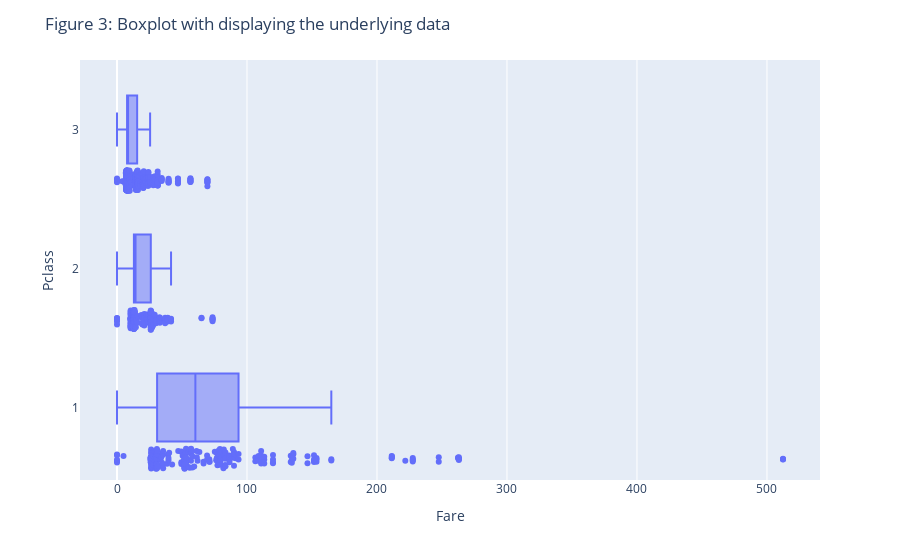
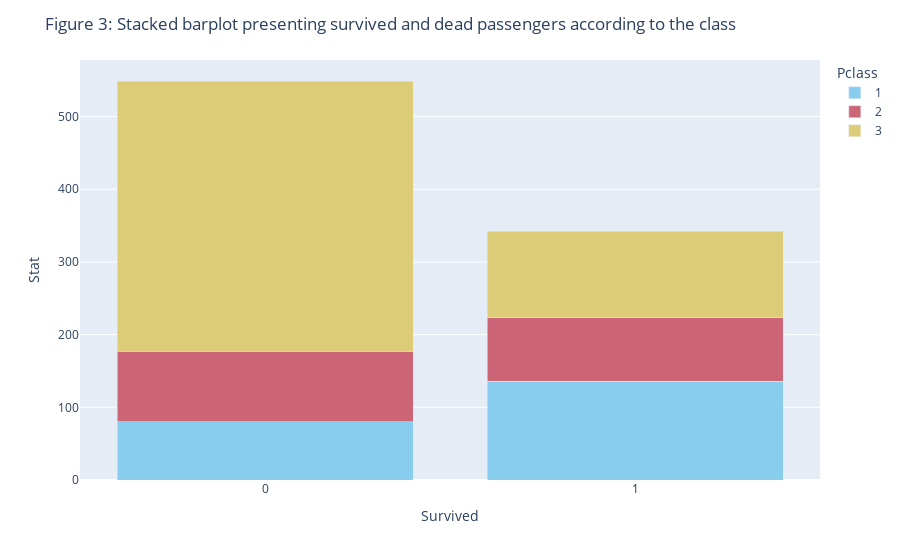

Notebook code for these charts, in order:
### Markdown cell above
### Exercise 3

### Code cell
titanic= pd.read_csv('titanic.csv')

import plotly.express as px
df = titanic
df['Pclass'] = df['Pclass'].astype('category')

df['Survived'] = df['Survived'].astype('category')
fig = px.box(df, x="Fare", y="Pclass", points="all")
fig.update_layout(title = 'Figure 3: Boxplot with displaying the underlying data')
fig.show()



summary = df.groupby(by=["Survived", "Pclass"]).count()
s = pd.DataFrame()
s['Stat']= summary.PassengerId
s['Survived']= (["0","0","0","1","1","1"])

s['Pclass']= ["1","2","3","1","2","3"]

fig = px.bar(s, x="Survived", y="Stat", color="Pclass",
            hover_data=['Stat'], barmode = 'stack', labels=("1", "0"), color_discrete_sequence=px.colors.qualitative.Safe)
fig.update_layout(title = 'Figure 3: Stacked barplot presenting survived and dead passengers according to the class')
fig.show()

### Figure 1 — Plotly figure (JSON) as saved in the notebook; plotly's stock layout.template omitted (floating-point values rounded to 4 significant figures; data arrays with more than 128 entries replaced by an {"elided": "..."} marker saying what was removed)
{"data": [{"alignmentgroup": "True", "boxpoints": "all", "hovertemplate": "Fare=%{x}<br>Pclass=%{y}<extra></extra>", "legendgroup": "", "marker": {"color": "#636efa"}, "name": "", "notched": false, "offsetgroup": "", "orientation": "h", "showlegend": false, "type": "box", "x": {"elided": "891 float values"}, "x0": " ", "xaxis": "x", "y": {"elided": "891 int values"}, "y0": " ", "yaxis": "y"}], "layout": {"boxmode": "group", "legend": {"tracegroupgap": 0}, "margin": {"t": 60}, "title": {"text": "Figure 3: Boxplot with displaying the underlying data"}, "xaxis": {"anchor": "y", "domain": [0, 1], "title": {"text": "Fare"}}, "yaxis": {"anchor": "x", "domain": [0, 1], "title": {"text": "Pclass"}}}}

### Figure 2 — Plotly figure (JSON) as saved in the notebook; plotly's stock layout.template omitted (floating-point values rounded to 4 significant figures)
{"data": [{"alignmentgroup": "True", "hovertemplate": "Pclass=1<br>Survived=%{x}<br>Stat=%{y}<extra></extra>", "legendgroup": "1", "marker": {"color": "rgb(136, 204, 238)", "pattern": {"shape": ""}}, "name": "1", "offsetgroup": "1", "orientation": "v", "showlegend": true, "textposition": "auto", "type": "bar", "x": ["0", "1"], "xaxis": "x", "y": [80, 136], "yaxis": "y"}, {"alignmentgroup": "True", "hovertemplate": "Pclass=2<br>Survived=%{x}<br>Stat=%{y}<extra></extra>", "legendgroup": "2", "marker": {"color": "rgb(204, 102, 119)", "pattern": {"shape": ""}}, "name": "2", "offsetgroup": "2", "orientation": "v", "showlegend": true, "textposition": "auto", "type": "bar", "x": ["0", "1"], "xaxis": "x", "y": [97, 87], "yaxis": "y"}, {"alignmentgroup": "True", "hovertemplate": "Pclass=3<br>Survived=%{x}<br>Stat=%{y}<extra></extra>", "legendgroup": "3", "marker": {"color": "rgb(221, 204, 119)", "pattern": {"shape": ""}}, "name": "3", "offsetgroup": "3", "orientation": "v", "showlegend": true, "textposition": "auto", "type": "bar", "x": ["0", "1"], "xaxis": "x", "y": [372, 119], "yaxis": "y"}], "layout": {"barmode": "stack", "legend": {"title": {"text": "Pclass"}, "tracegroupgap": 0}, "margin": {"t": 60}, "title": {"text": "Figure 3: Stacked barplot presenting survived and dead passengers according to the class"}, "xaxis": {"anchor": "y", "domain": [0, 1], "title": {"text": "Survived"}}, "yaxis": {"anchor": "x", "domain": [0, 1], "title": {"text": "Stat"}}}}
